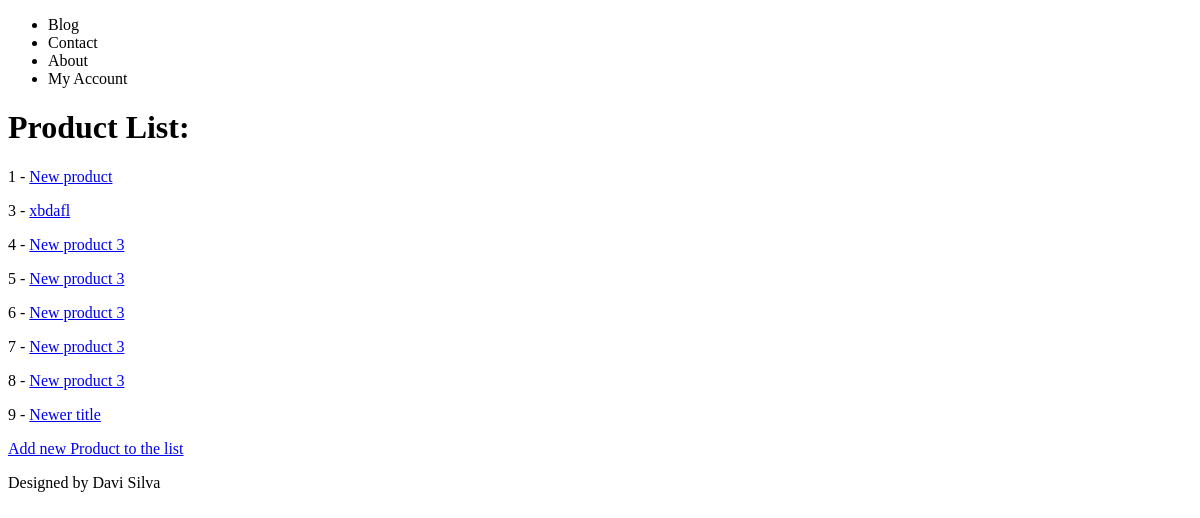
Page /product/ on the earlier database version.
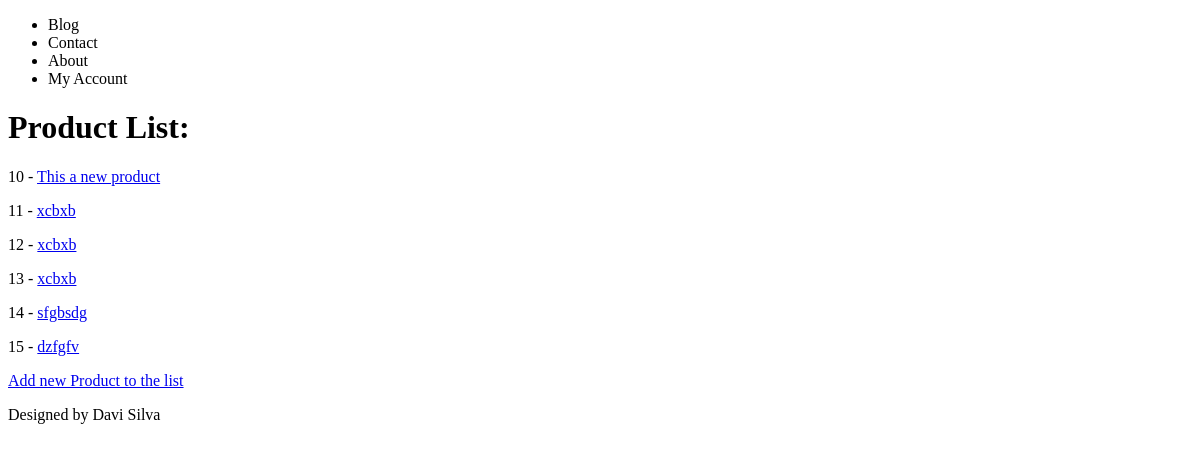
Same page on the later database version.
### products/models.py (models this page shows)
class Product(models.Model):
    title       = models.CharField(max_length=120)
    description = models.TextField(blank=True, null=True)
    price       = models.DecimalField(decimal_places=2, max_digits=1000, default=0.00)
    email       = models.EmailField(default="-", blank=False, null=False)
    def get_absolute_url(self):
        return reverse("products:product-detail", kwargs={"id" : self.id}) # f"./{self.id}/"

### products/views.py (the view)
# urls.py: path('', product_list_view, name='product'),
def product_list_view(request):
    queryset = Product.objects.all()
    context = {
        "object_list" : queryset
    }
    return render(request, "products/product_list.html", context)

### products/templates/products/product_list.html
{% extends 'base.html' %}
{% block content %}
<h1>Product List:</h1>
{% for instance in object_list %}
    <p>{{ instance.id }} - <a href="{{ instance.get_absolute_url }}">{{ instance.title }}</a></p>
{% endfor %}
<p><a href="create/">Add new Product to the list</a></p>
{% endblock content %}

Differences in the rows shown:
removed Product: id "1", title "New product"
removed Product: id "3", title "xbdafl"
removed Product: id "4", title "New product 3"
removed Product: id "5", title "New product 3"
removed Product: id "6", title "New product 3"
removed Product: id "7", title "New product 3"
removed Product: id "8", title "New product 3"
removed Product: id "9", title "Newer title"
added Product: id "10", title "This a new product"
added Product: id "11", title "xcbxb"
added Product: id "12", title "xcbxb"
added Product: id "13", title "xcbxb"
added Product: id "14", title "sfgbsdg"
added Product: id "15", title "dzfgfv"
